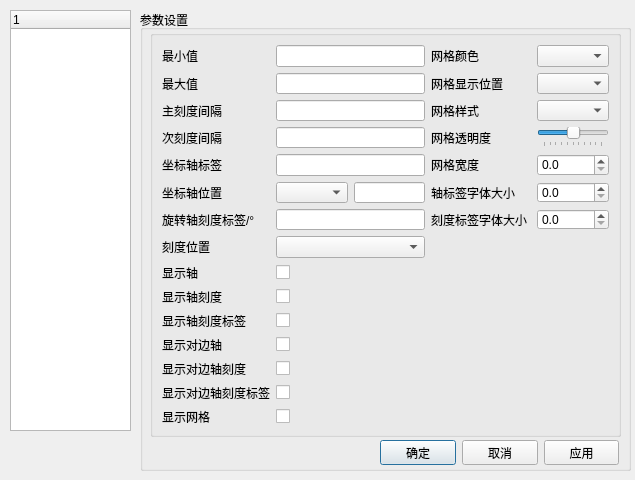
<?xml version="1.0" encoding="UTF-8"?>
<ui version="4.0">
 <class>Dialog</class>
 <widget class="QDialog" name="Dialog">
  <property name="geometry">
   <rect>
    <x>0</x>
    <y>0</y>
    <width>635</width>
    <height>480</height>
   </rect>
  </property>
  <property name="minimumSize">
   <size>
    <width>635</width>
    <height>480</height>
   </size>
  </property>
  <property name="maximumSize">
   <size>
    <width>635</width>
    <height>480</height>
   </size>
  </property>
  <property name="windowTitle">
   <string>坐标轴编辑器</string>
  </property>
  <widget class="QTreeWidget" name="treeWidget">
   <property name="geometry">
    <rect>
     <x>10</x>
     <y>10</y>
     <width>121</width>
     <height>421</height>
    </rect>
   </property>
   <property name="maximumSize">
    <size>
     <width>150</width>
     <height>16777215</height>
    </size>
   </property>
   <column>
    <property name="text">
     <string notr="true">1</string>
    </property>
   </column>
  </widget>
  <widget class="QGroupBox" name="groupBox">
   <property name="geometry">
    <rect>
     <x>140</x>
     <y>10</y>
     <width>491</width>
     <height>461</height>
    </rect>
   </property>
   <property name="title">
    <string>参数设置</string>
   </property>
   <widget class="QGroupBox" name="gridGroupBox_2">
    <property name="geometry">
     <rect>
      <x>10</x>
      <y>20</y>
      <width>471</width>
      <height>407</height>
     </rect>
    </property>
    <layout class="QGridLayout" name="gridLayout_2" columnstretch="1,0,0,0">
     <property name="sizeConstraint">
      <enum>QLayout::SetDefaultConstraint</enum>
     </property>
     <item row="0" column="3">
      <widget class="QComboBox" name="comboBox_4"/>
     </item>
     <item row="12" column="1">
      <widget class="QCheckBox" name="checkBox_3">
       <property name="text">
        <string/>
       </property>
      </widget>
     </item>
     <item row="1" column="2">
      <widget class="QLabel" name="label_9">
       <property name="text">
        <string>网格显示位置</string>
       </property>
      </widget>
     </item>
     <item row="0" column="0">
      <widget class="QLabel" name="label">
       <property name="text">
        <string>最小值</string>
       </property>
      </widget>
     </item>
     <item row="5" column="2">
      <widget class="QLabel" name="label_25">
       <property name="text">
        <string>轴标签字体大小</string>
       </property>
      </widget>
     </item>
     <item row="11" column="1">
      <widget class="QCheckBox" name="checkBox">
       <property name="text">
        <string/>
       </property>
      </widget>
     </item>
     <item row="2" column="1">
      <widget class="QLineEdit" name="lineEdit_3"/>
     </item>
     <item row="14" column="1">
      <widget class="QCheckBox" name="checkBox_5">
       <property name="text">
        <string/>
       </property>
      </widget>
     </item>
     <item row="15" column="1">
      <widget class="QCheckBox" name="checkBox_8">
       <property name="text">
        <string/>
       </property>
      </widget>
     </item>
     <item row="4" column="3">
      <widget class="QDoubleSpinBox" name="doubleSpinBox">
       <property name="decimals">
        <number>1</number>
       </property>
       <property name="minimum">
        <double>0.000000000000000</double>
       </property>
       <property name="maximum">
        <double>100.000000000000000</double>
       </property>
       <property name="singleStep">
        <double>0.500000000000000</double>
       </property>
       <property name="value">
        <double>0.000000000000000</double>
       </property>
      </widget>
     </item>
     <item row="0" column="1">
      <widget class="QLineEdit" name="lineEdit"/>
     </item>
     <item row="2" column="2">
      <widget class="QLabel" name="label_12">
       <property name="text">
        <string>网格样式</string>
       </property>
      </widget>
     </item>
     <item row="4" column="1">
      <widget class="QLineEdit" name="lineEdit_5"/>
     </item>
     <item row="9" column="0">
      <widget class="QLabel" name="label_19">
       <property name="text">
        <string>显示轴</string>
       </property>
      </widget>
     </item>
     <item row="10" column="1">
      <widget class="QCheckBox" name="checkBox_2">
       <property name="text">
        <string/>
       </property>
      </widget>
     </item>
     <item row="1" column="3">
      <widget class="QComboBox" name="comboBox_5"/>
     </item>
     <item row="3" column="1">
      <widget class="QLineEdit" name="lineEdit_4"/>
     </item>
     <item row="12" column="0">
      <widget class="QLabel" name="label_16">
       <property name="text">
        <string>显示对边轴</string>
       </property>
      </widget>
     </item>
     <item row="14" column="0">
      <widget class="QLabel" name="label_18">
       <property name="text">
        <string>显示对边轴刻度标签</string>
       </property>
      </widget>
     </item>
     <item row="2" column="0">
      <widget class="QLabel" name="label_3">
       <property name="text">
        <string>主刻度间隔</string>
       </property>
      </widget>
     </item>
     <item row="5" column="0">
      <widget class="QLabel" name="label_10">
       <property name="text">
        <string>坐标轴位置</string>
       </property>
      </widget>
     </item>
     <item row="9" column="1">
      <widget class="QCheckBox" name="checkBox_6">
       <property name="text">
        <string/>
       </property>
      </widget>
     </item>
     <item row="15" column="0">
      <widget class="QLabel" name="label_7">
       <property name="text">
        <string>显示网格</string>
       </property>
      </widget>
     </item>
     <item row="11" column="0">
      <widget class="QLabel" name="label_14">
       <property name="text">
        <string>显示轴刻度标签</string>
       </property>
      </widget>
     </item>
     <item row="3" column="3">
      <widget class="QSlider" name="horizontalSlider">
       <property name="maximum">
        <number>100</number>
       </property>
       <property name="value">
        <number>50</number>
       </property>
       <property name="orientation">
        <enum>Qt::Horizontal</enum>
       </property>
       <property name="tickPosition">
        <enum>QSlider::TicksBelow</enum>
       </property>
       <property name="tickInterval">
        <number>10</number>
       </property>
      </widget>
     </item>
     <item row="2" column="3">
      <widget class="QComboBox" name="comboBox_6"/>
     </item>
     <item row="8" column="1">
      <widget class="QComboBox" name="comboBox_2"/>
     </item>
     <item row="5" column="3">
      <widget class="QDoubleSpinBox" name="doubleSpinBox_2">
       <property name="decimals">
        <number>1</number>
       </property>
       <property name="minimum">
        <double>0.000000000000000</double>
       </property>
       <property name="maximum">
        <double>100.000000000000000</double>
       </property>
       <property name="singleStep">
        <double>0.500000000000000</double>
       </property>
       <property name="value">
        <double>0.000000000000000</double>
       </property>
      </widget>
     </item>
     <item row="1" column="0">
      <widget class="QLabel" name="label_2">
       <property name="text">
        <string>最大值</string>
       </property>
      </widget>
     </item>
     <item row="8" column="0">
      <widget class="QLabel" name="label_13">
       <property name="text">
        <string>刻度位置</string>
       </property>
      </widget>
     </item>
     <item row="4" column="0">
      <widget class="QLabel" name="label_5">
       <property name="text">
        <string>坐标轴标签</string>
       </property>
      </widget>
     </item>
     <item row="0" column="2">
      <widget class="QLabel" name="label_8">
       <property name="text">
        <string>网格颜色</string>
       </property>
      </widget>
     </item>
     <item row="3" column="2">
      <widget class="QLabel" name="label_29">
       <property name="text">
        <string>网格透明度</string>
       </property>
      </widget>
     </item>
     <item row="6" column="3">
      <widget class="QDoubleSpinBox" name="doubleSpinBox_3">
       <property name="decimals">
        <number>1</number>
       </property>
       <property name="minimum">
        <double>0.000000000000000</double>
       </property>
       <property name="maximum">
        <double>100.000000000000000</double>
       </property>
       <property name="singleStep">
        <double>0.500000000000000</double>
       </property>
       <property name="value">
        <double>0.000000000000000</double>
       </property>
      </widget>
     </item>
     <item row="4" column="2">
      <widget class="QLabel" name="label_22">
       <property name="text">
        <string>网格宽度</string>
       </property>
      </widget>
     </item>
     <item row="1" column="1">
      <widget class="QLineEdit" name="lineEdit_2"/>
     </item>
     <item row="13" column="1">
      <widget class="QCheckBox" name="checkBox_4">
       <property name="text">
        <string/>
       </property>
      </widget>
     </item>
     <item row="6" column="2">
      <widget class="QLabel" name="label_24">
       <property name="text">
        <string>刻度标签字体大小 </string>
       </property>
      </widget>
     </item>
     <item row="13" column="0">
      <widget class="QLabel" name="label_17">
       <property name="text">
        <string>显示对边轴刻度</string>
       </property>
      </widget>
     </item>
     <item row="3" column="0">
      <widget class="QLabel" name="label_4">
       <property name="text">
        <string>次刻度间隔</string>
       </property>
      </widget>
     </item>
     <item row="10" column="0">
      <widget class="QLabel" name="label_15">
       <property name="text">
        <string>显示轴刻度</string>
       </property>
      </widget>
     </item>
     <item row="5" column="1">
      <layout class="QHBoxLayout" name="horizontalLayout_2">
       <item>
        <widget class="QComboBox" name="comboBox_7"/>
       </item>
       <item>
        <widget class="QLineEdit" name="lineEdit_7"/>
       </item>
      </layout>
     </item>
     <item row="6" column="0">
      <widget class="QLabel" name="label_21">
       <property name="text">
        <string>旋转轴刻度标签/°</string>
       </property>
      </widget>
     </item>
     <item row="6" column="1">
      <widget class="QLineEdit" name="lineEdit_8"/>
     </item>
    </layout>
   </widget>
   <widget class="QWidget" name="layoutWidget">
    <property name="geometry">
     <rect>
      <x>240</x>
      <y>430</y>
      <width>239</width>
      <height>25</height>
     </rect>
    </property>
    <layout class="QHBoxLayout" name="horizontalLayout">
     <item>
      <widget class="QPushButton" name="pushButton">
       <property name="text">
        <string>确定</string>
       </property>
      </widget>
     </item>
     <item>
      <widget class="QPushButton" name="pushButton_2">
       <property name="text">
        <string>取消</string>
       </property>
      </widget>
     </item>
     <item>
      <widget class="QPushButton" name="pushButton_3">
       <property name="text">
        <string>应用</string>
       </property>
      </widget>
     </item>
    </layout>
   </widget>
  </widget>
 </widget>
 <resources/>
 <connections/>
</ui>
